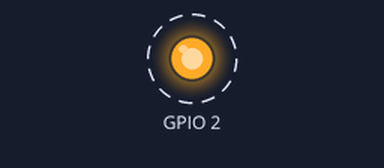
A sketch run on a simulated ESP8266 (NodeMCU). On the bench: output pins drawn as LEDs (lit = HIGH). Dashed ring = blinking. What the sketch prints to the serial monitor is not drawn. At 7.0 s the program restarts the board; the recording ends there.

Above: at 0.2 s.
Timing chart, 0 to 3.0 s (numbered marks = the images above):
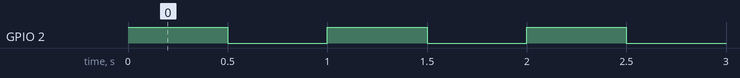

The sketch:

resertnodemcu.ino
```cpp
/*
 * circuits4you.com
 * ESP8266 software reset demo
 * This program counts from 1 to 20
 * and resets at 6 count before completing counting
*/
#include <ESP8266WiFi.h>

// the setup function runs once when you press reset or power the board
void setup() {
  // initialize digital pin LED_BUILTIN as an output.
  Serial.begin(115200);
  pinMode(2, OUTPUT);
}

// the loop function runs over and over again forever
void loop() {
  int i;

  for(i=0;i<20;i++)
  {
    digitalWrite(2, HIGH);   // turn the LED on (HIGH is the voltage level)
    delay(500);                       // wait for a second
    digitalWrite(2, LOW);    // turn the LED off by making the voltage LOW
    delay(500);                       // wait for a second
    Serial.print("count");
    Serial.println(i);

    if(i==6)
    {
      Serial.println("Resetting ESP");
      ESP.restart(); //ESP.reset();
    }
  }
}
```

Measured:
- by itself, GPIO 2: alternates HIGH for 0.50 s and LOW for 0.50 s
